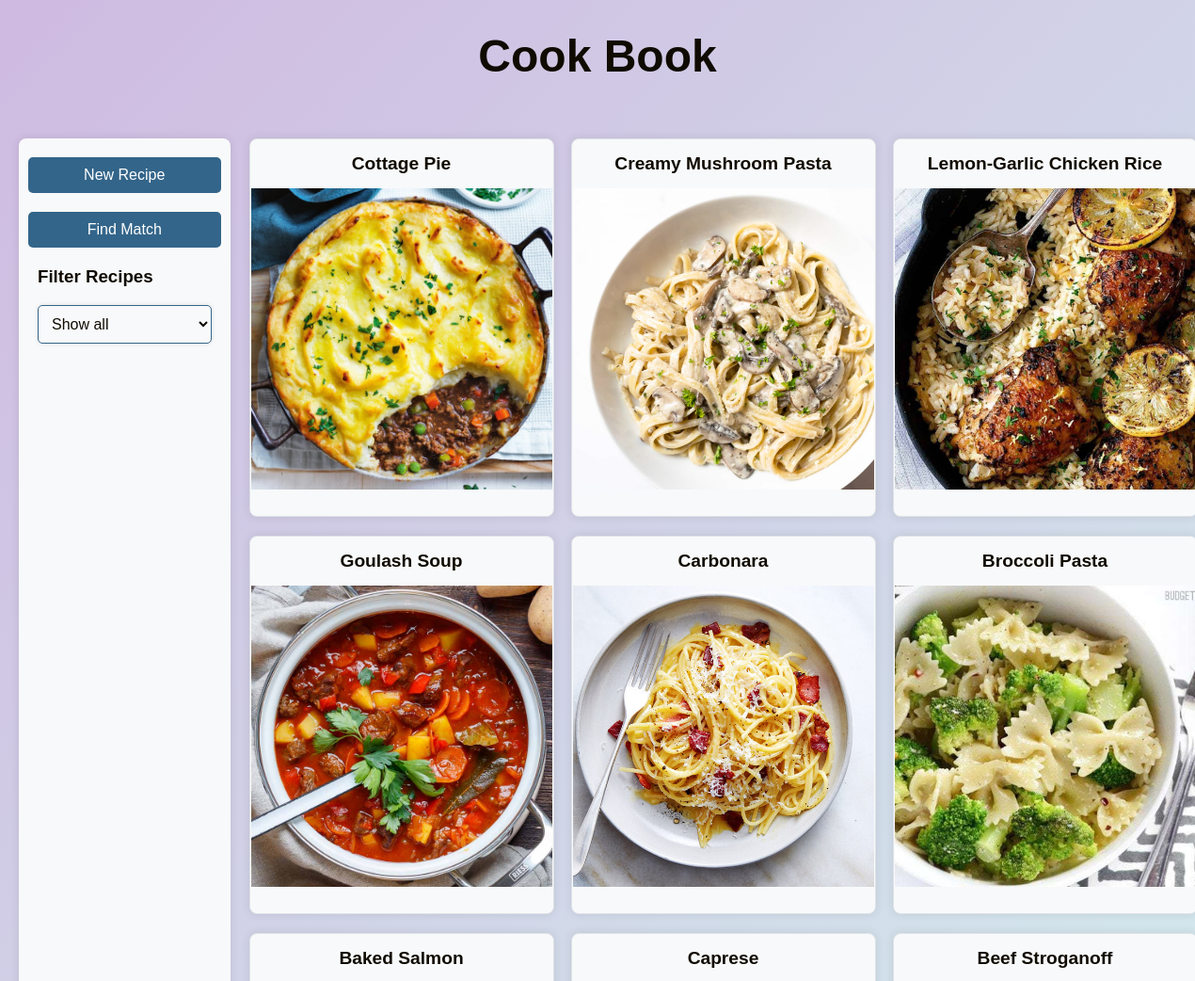
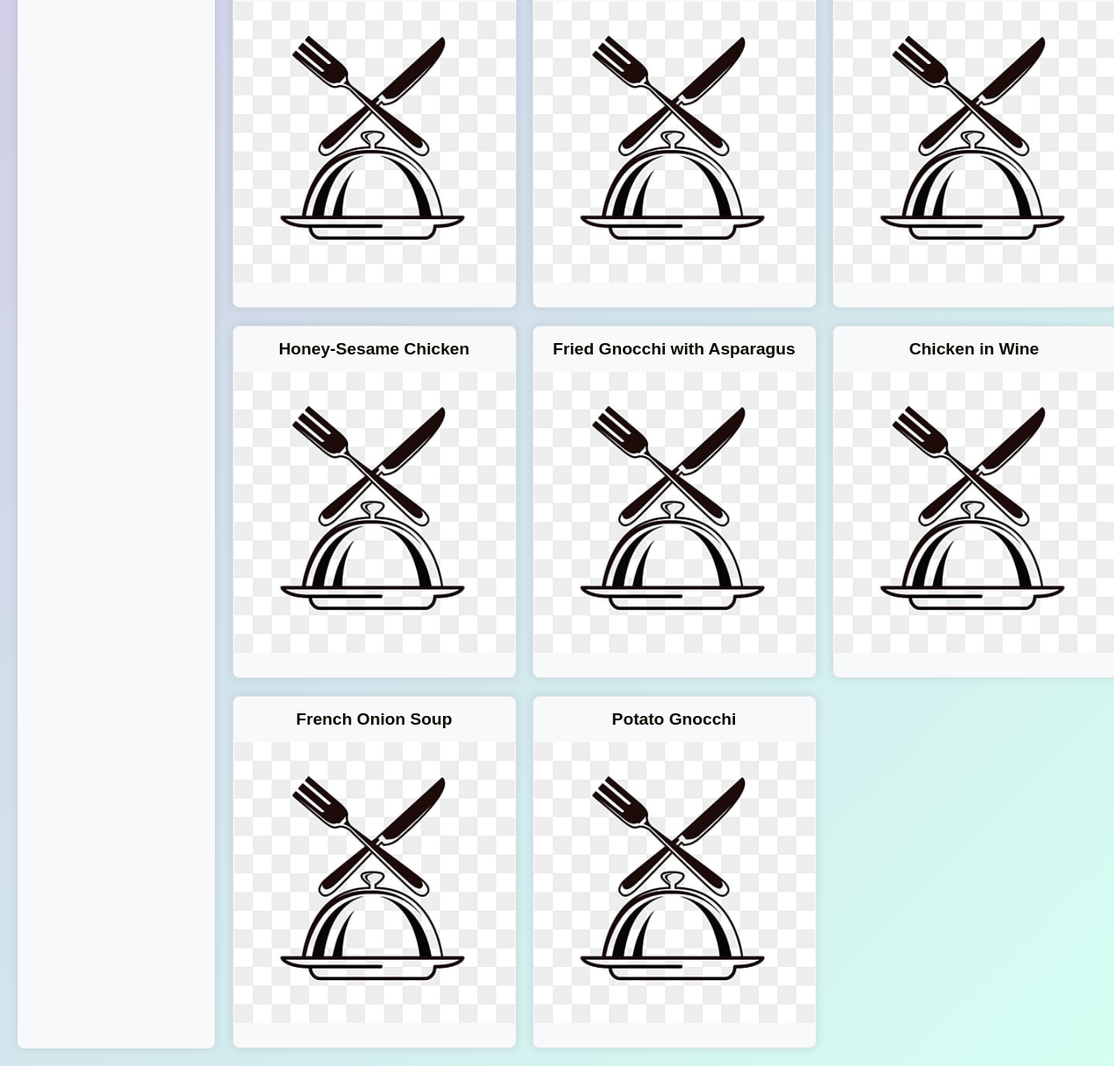
The page / on the database its author committed (2 pictures, top to bottom).
### tables this page shows
CREATE TABLE recipes(
        id INTEGER PRIMARY KEY AUTOINCREMENT,
        title TEXT NOT NULL,
        ingredients TEXT NOT NULL,
        instructions TEXT NOT NULL,
        image_path TEXT,
        tags TEXT
    );

### main.py (the view)
@app.route("/")
def homepage():
    connection = get_db_connection()
    recipes = connection.execute("SELECT * FROM recipes").fetchall()
    connection.close()
    all_tags = set()
    for recipe in recipes:
        tags = recipe['tags'].split(', ')
        all_tags.update(tags)
    return render_template("home.html", recipes=recipes, all_tags=sorted(all_tags))

### main.py (called while the page is built)
def get_db_connection():
    connection = sqlite3.connect('recipes.db')
    connection.row_factory = sqlite3.Row
    return connection

### templates/home.html (shortened to what this page needs)
<!DOCTYPE html>
<html lang="en">
<head>
    <link rel="stylesheet" type="text/css" href="{{ url_for('static', filename='pages.css') }}">
</head>
<body>
    <div class="container">
        <h1 class="title">Cook Book</h1>
        <div class="main-content">
            <div class="sidebar">
                <a href="{{ url_for('new_recipe') }}" class="button-sidebar">New Recipe</a>
                <a href="{{ url_for('find_best_match') }}" class="button-sidebar">Find Match</a>
                <div class="filter-container">
                    <h3>Filter Recipes</h3>
                    <select class="tag-select" aria-label="Filter Dishes">
                        <option value="all" selected>Show all</option>
                    </select>
                </div>
            </div>
            <div class="grid">
                {% for recipe in recipes %}
                    <a href="{{ url_for('recipe_page', recipe_id=recipe.id) }}" class="square-link">
                        <div class="square" data-tags="{{ recipe.tags }}">
                            <h2>{{ recipe.title }}</h2>
                            <div class="square-image-container">
                                {% if recipe.image_path %}
                                    <img src="{{ url_for('static', filename=recipe.image_path.split('static/')[1]) }}" alt="{{ recipe.title }} image">
                                {% else %}
                                    <img src="{{ url_for('static', filename='default.jpg') }}" alt="{{ recipe.title }} image">
                                {% endif %}
                            </div>
                        </div>
                    </a>
                {% endfor %}
            </div>
        </div>
    </div>
</body>
</html>

### static/pages.css (style rules this page uses)
body { background: linear-gradient(135deg, #CFBAE1, #D5FFF3); font-family: Arial, sans-serif; margin: 0; padding: 0; display: flex; flex-direction: column; min-height: 100vh; color: #100B00; }
.container { display: flex; flex-direction: column; width: 100%; min-height: 100vh; }
.sidebar { width: 15%; height: auto; background-color: #f8f9fa; padding: 20px; box-shadow: 0 0 10px rgba(0, 0, 0, 0.1); display: flex; flex-direction: column; align-items: center; margin-right: 20px; border-radius: 8px; color: #100B00; }
.sidebar h3 { margin-top: 0; }
.button-sidebar { display: block; width: 100%; padding: 10px; background-color: #33658A; color: #fff; border: none; border-radius: 5px; text-align: center; margin-bottom: 20px; text-decoration: none; font-size: 16px; transition: background-color 0.2s; }
.filter-container { width: 100%; }
.tag-select { width: 100%; padding: 10px; font-size: 16px; border: 1px solid #33658A; border-radius: 5px; box-shadow: 0 0 5px rgba(0, 0, 0, 0.1); color: #100B00; background-color: #f8f9fa; background-repeat: no-repeat; background-position: right 10px center; background-size: 10px; }
.main-content { flex-grow: 1; padding: 20px; display: flex; flex-direction: row; }
.title { font-size: 3rem; text-align: center; margin-bottom: 40px; font-family: Phantomsans, sans-serif; }
.grid { display: grid; grid-template-columns: repeat(3, 1fr); gap: 20px; width: 80%; }
.square-link { text-decoration: none; color: inherit; }
.square { width: 100%; height: 400px; position: relative; background-color: #f8f9fa; border: 1px solid #dee2e6; border-radius: 8px; overflow: hidden; box-shadow: 0 0 10px rgba(59, 59, 59, 0.13); transition: box-shadow 0.3s ease; }
.square::before { content: ""; position: absolute; top: 0; left: 0; right: 0; bottom: 0; background-color: rgba(0, 0, 0, 0.0); transition: background-color 0.3s ease; z-index: 1; }
.square-image-container { height: 80%; width: inherit; display: flex; justify-content: center; }
.square-image-container img { width: auto; height: 100%; aspect-ratio: 1; object-fit: cover; }
.square h2 { margin: 10px; font-size: 1.2em; text-align: center; padding: 5px; border-radius: 8px; z-index: 3; }

### rows shown on the page
recipes: title "Cottage Pie", image_path (picture)
recipes: title "Creamy Mushroom Pasta", image_path (picture)
recipes: title "Lemon-Garlic Chicken Rice", image_path (picture)
recipes: title "Goulash Soup", image_path (picture)
recipes: title "Carbonara", image_path (picture)
recipes: title "Broccoli Pasta", image_path (picture)
recipes: title "Baked Salmon"
recipes: title "Caprese"
recipes: title "Beef Stroganoff"
recipes: title "Honey-Sesame Chicken"
recipes: title "Fried Gnocchi with Asparagus"
recipes: title "Chicken in Wine"
recipes: title "French Onion Soup"
recipes: title "Potato Gnocchi"
